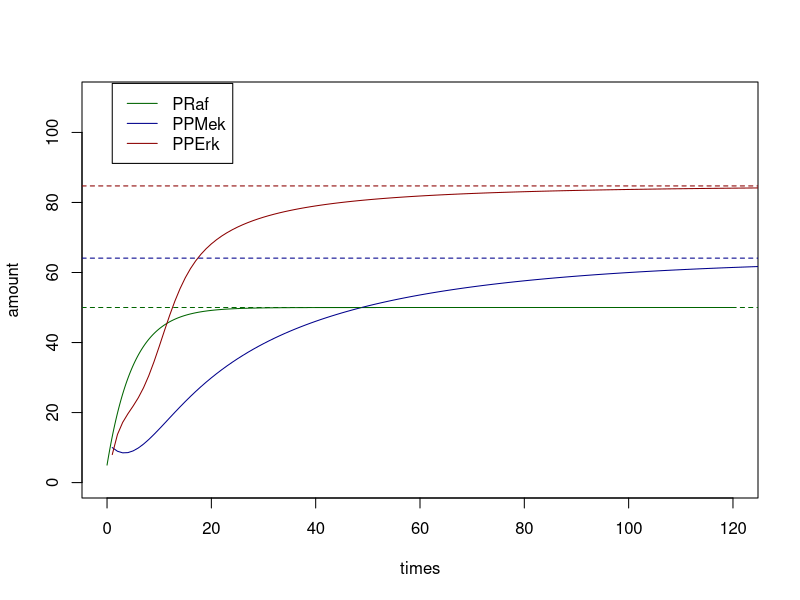
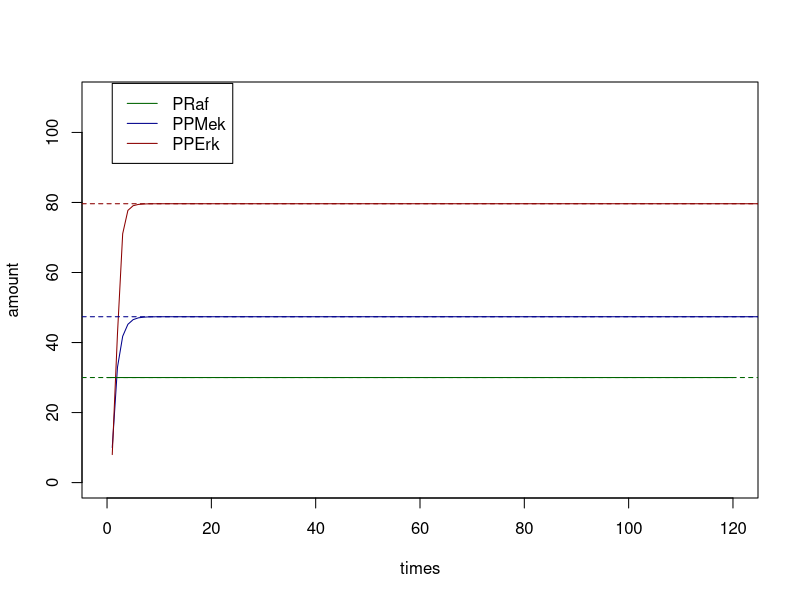
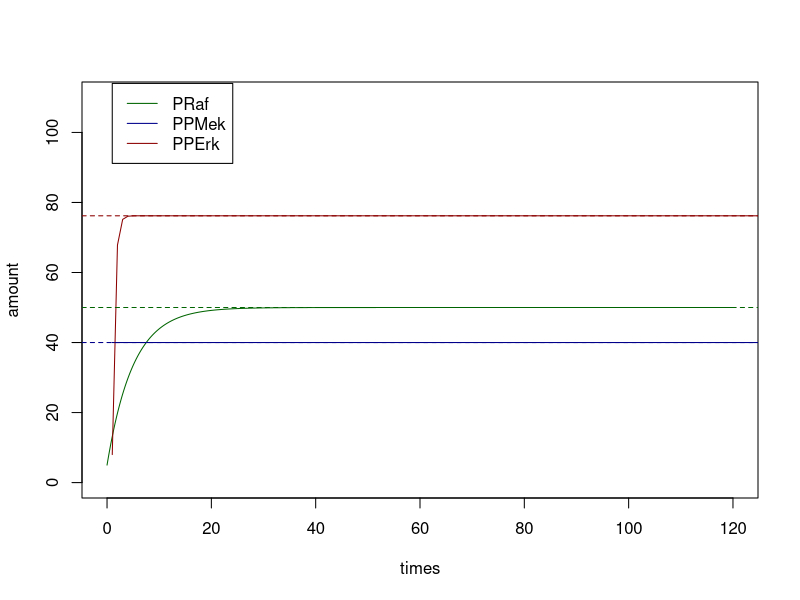
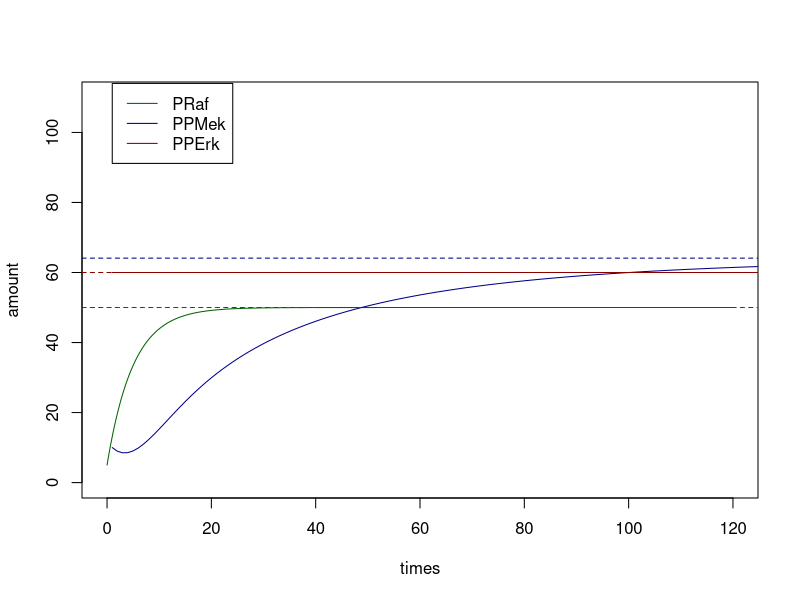
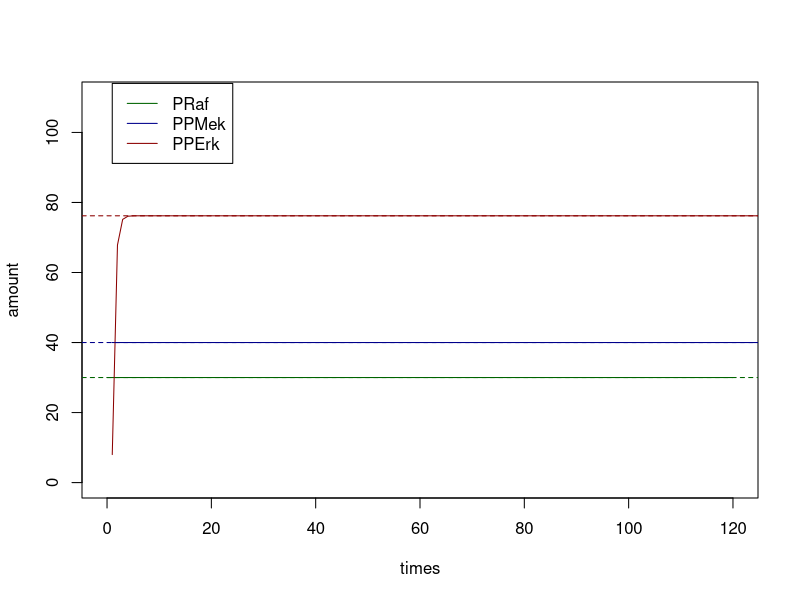
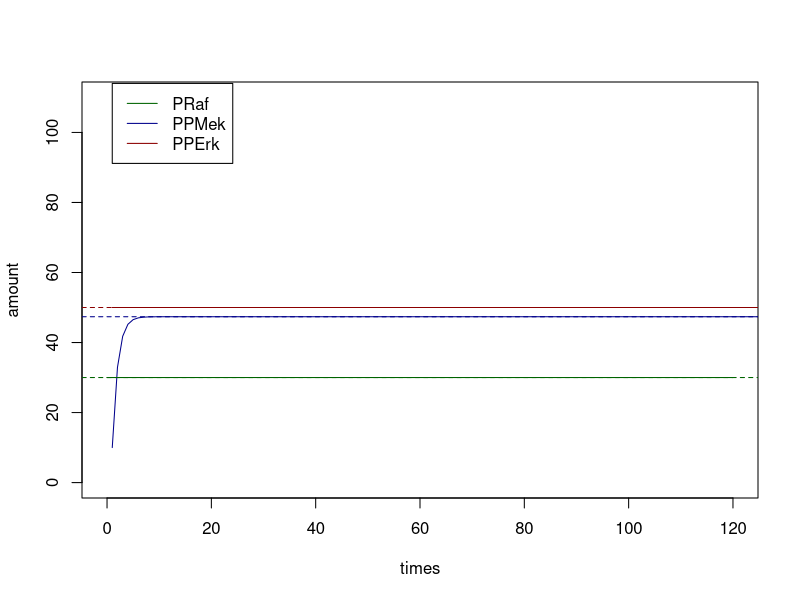
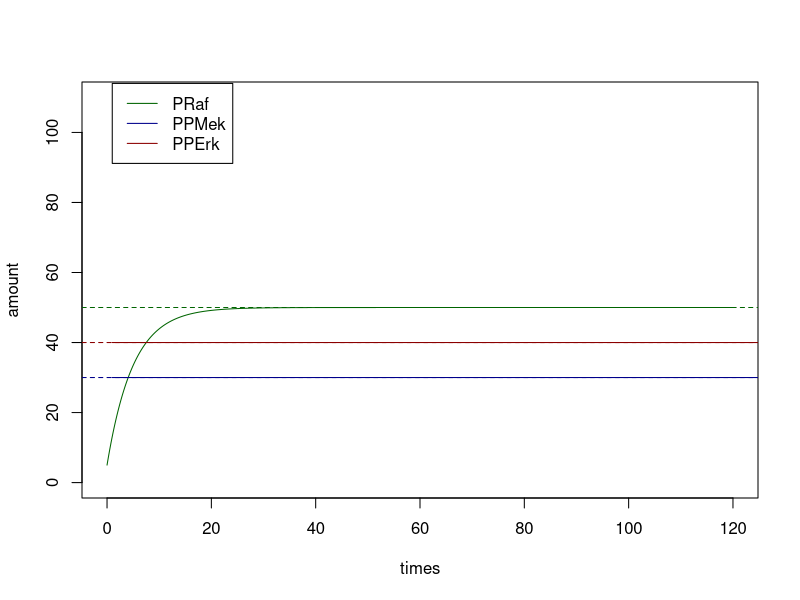
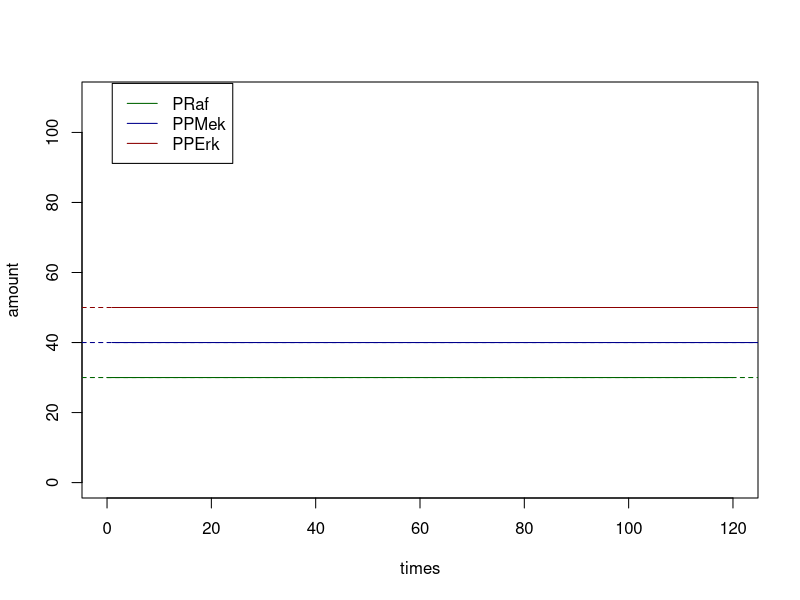

Here is the R script that generated these plots, in order:
## ---- chunk 1
suppressWarnings(suppressMessages(library(gdata)))
suppressMessages(suppressMessages(library(tibble)))
## ---- chunk 2
# define MAPK model
dE1 <- function(...) {
  0
}

dPRaf <- function(raf_activate, PRaf, E1, raf_deactivate, TRaf = 100, ...) {
  raf_activate * (TRaf-PRaf) * E1 - raf_deactivate * PRaf
}

dPPMek <- function(mek_activate, mek_deactivate, PRaf, PPMek, TMek = 100, ...) {
  (mek_activate ^ 2) * (PRaf ^ 2) * (TMek - PPMek) / mek_deactivate -       mek_activate * PRaf * PPMek -
    mek_deactivate * PPMek
}

dPPErk <- function(erk_activate, erk_deactivate, PPMek, PPErk, TErk = 100, ...) {
  (erk_activate ^ 2) * (PPMek ^ 2) * (TErk - PPErk) / erk_deactivate -      erk_activate * PPMek * PPErk -
    erk_deactivate * PPErk
}

# define initial rates
rates <- list(
  raf_activate = 0.1,
  raf_deactivate = 0.1,
  mek_activate = 0.1,
  mek_deactivate = 2.0,
  erk_activate = 0.1,
  erk_deactivate = 1.0
)

initial_states <- list(
  E1 = 1,
  PRaf = 5,
  PPMek = 10,
  PPErk = 8
)

times <- seq(0, 120, by = .1)
## ---- chunk 3
meta_model <- function(list_of_models, list_of_ds, rates, states, interventions = NULL) {
  innerRates <- rates
  innerStates <- states
  innerIntervention <- interventions
      
  # update states with interventions 
  if(!is.null(interventions)) {
    for(int in names(interventions)){
      innerStates[[int]] <- interventions[[int]]
    }
  }
  
  
  transition_function <- function(t, states = innerStates, rates = innerRates, interventions = innerIntervention) {
  # check that list_of_models and list_of_ds are of the same length
  # throw an error if otherwise
    if (length(list_of_models) != length(list_of_ds)) 
      stop("Number of functions do not match nubmer of deltas. Check your input.") 
    
    # update states with interventions 
    if(!is.null(interventions)) {
      for(int in names(interventions)){
        states[[int]] <- interventions[[int]]
      }
    }
    
    # calculate original d
    result <- list()
    var <- as.list(c(rates, states))
    for (i in list_of_models) {
      result <- c(result, (do.call(i, var)))
    }
    
    result <- structure(result, names=list_of_ds)
    
    # update intervention
    for (elem in names(interventions)) {
      result[[paste0("d", elem)]] <- 0
    }
    
    list(unlist(result))  
  }
  
  
  attr(transition_function, 'rates') <- as.list(rates)
  attr(transition_function, 'states') <- as.list(states)
  attr(transition_function, 'interventions') <- as.list(interventions)
  return(transition_function)
}
## ---- chunk 4
#before intervention
test_bi <- meta_model(c(dE1, dPRaf, dPPMek, dPPErk), c("dE1", "dPRaf", "dPPMek", "dPPErk"), rates, initial_states)
test_bi()

#after intervention
test_ai <- meta_model(c(dE1, dPRaf, dPPMek, dPPErk), c("dE1", "dPRaf", "dPPMek", "dPPErk"), rates, initial_states, interventions = list(PPMek = 40, PPErk = 30))
test_ai()
## ---- chunk 5
ode_sim_meta_model <- function(meta_model_object, initial_states, times, interventions = NULL) {
  # interventions <- attr(meta_model_object, "interventions")
  # update states with interventions 
  if(!is.null(interventions)) {
    for(int in names(interventions)){
      initial_states[[int]] <- interventions[[int]]
    }
  }
  initial_states <- structure(as.numeric(initial_states), names = names(initial_states))
  rates <- attr(meta_model_object, 'rates')
  rates <- structure(as.numeric(rates), names = names(rates))
  rates <- as.list(rates)
  as_tibble(
    as.data.frame(
      deSolve::ode(
        y = initial_states,
        times = times,
        func = meta_model_object,
        parms = rates
      )
    )
  )
}
## ---- chunk 6
# simulation on a model without intervention
ode_out_meta_model_bi <- ode_sim_meta_model(test_bi, initial_states, times)
head(ode_out_meta_model_bi)
# simulation on a model with intervention
ode_out_meta_model_ai <- ode_sim_meta_model(test_ai, initial_states, times, interventions = list(PPMek = 40, PPErk = 30))
head(ode_out_meta_model_ai)
## ---- chunk 7
mapk_ode_equilM <- function(states, rates, TRaf, TMek, TErk, interventions = NULL) {
  innerState <- states
  innerRate <- rates
  transition_f <- function(states = innerState, rates = innerRate) {

    with(as.list(c(states, rates)), {
      w3 <- raf_activate/raf_deactivate
      w2 <- mek_activate/mek_deactivate
      w1 <- erk_activate/erk_deactivate
      
      t3 <- TRaf
      t2 <- TMek
      t1 <- TErk
      
      if(!is.null(interventions$PRaf)) {
        k3 <- interventions$PRaf
      } else {
        u3 <- w3 * E1
        k3 <- t3 * (u3/(1+u3))      
      }
      
      if(!is.null(interventions$PPMek)) {
        k2 <- interventions$PPMek
      } else {
        u2 <- w2 * k3
        k2 <- t2 * ((u2^2)/(1 + u2 + u2^2))
      }
  
      if(!is.null(interventions$PPErk)) {
        k1 <- interventions$PPErk
      } else {
        u1 <- w1 * k2
        k1 <- t3 * ((u1^2)/(1 + u1 + u1^2))      
      }
  
      list("PRaf" = k3, "PPMek" = k2, "PPErk" = k1)
      
      })
    }
  return(transition_f)
  
}

intervention <- list(PPErk = 30)
# do(equil(M,X=x))
mapk_ode_equilM(states = initial_states, rates, TRaf = 100, TMek = 100, TErk = 100, intervention)()
## ---- chunk 8
g1 <- function(a) a / (1 + a )
g2 <- function(a) a^2 / (1 + a + a^2)

TRaf = 100
TMek = 100
TErk = 100

E1 <- initial_states$E1
Raf <- TRaf * g1(E1 * rates$raf_activate / rates$raf_deactivate)
Mek <- TMek * g2(Raf * rates$mek_activate / rates$mek_deactivate)
Erk <- TErk * g2(Mek * rates$erk_activate / rates$erk_deactivate)

steady_states <- list(Raf=Raf, Mek=Mek, Erk=Erk)
## ---- chunk 9
{plot(times, ode_out_meta_model_bi$PRaf, type='l', col='darkgreen', ylim=c(0, 110), ylab = 'amount')
lines(ode_out_meta_model_bi$PPMek, type='l', col='darkblue', ylim=c(0, 110))
lines(ode_out_meta_model_bi$PPErk, type='l', col='darkred', ylim=c(0, 110))
abline(h = Raf, col='darkgreen', lty=2)
abline(h = Mek, col='darkblue', lty=2)
abline(h = Erk, col='darkred', lty=2)
legend(1,114, legend = c("PRaf","PPMek","PPErk"), col = c('darkgreen','darkblue','darkred'), lty = 1)
}
## ---- chunk 10
# intervene on PRaf
# equil(do(M, X=x))
intervention_PRaf <- list(PRaf = 30)
test_ai_PRaf <- meta_model(c(dE1, dPRaf, dPPMek, dPPErk), c("dE1", "dPRaf", "dPPMek", "dPPErk"), rates, initial_states, interventions = intervention_PRaf)

ode_out_meta_model_ai_PRaf <- ode_sim_meta_model(test_ai_PRaf, initial_states, times, interventions = intervention_PRaf)

# do(equil(M, X = x))
do_equil_M_PRaf <- mapk_ode_equilM(states = initial_states, rates, TRaf = 100, TMek = 100, TErk = 100, intervention_PRaf)()


{plot(times, ode_out_meta_model_ai_PRaf$PRaf, type='l', col='darkgreen', ylim=c(0, 110), ylab = 'amount')
lines(ode_out_meta_model_ai_PRaf$PPMek, type='l', col='darkblue', ylim=c(0, 110))
lines(ode_out_meta_model_ai_PRaf$PPErk, type='l', col='darkred', ylim=c(0, 110))
abline(h = do_equil_M_PRaf$PRaf, col='darkgreen', lty=2)
abline(h = do_equil_M_PRaf$PPMek, col='darkblue', lty=2)
abline(h = do_equil_M_PRaf$PPErk, col='darkred', lty=2)
legend(1,114, legend = c("PRaf","PPMek","PPErk"), col = c('darkgreen','darkblue','darkred'), lty = 1)
}
## ---- chunk 11
# intervene on PPMek
# equil(do(M, X=x))
intervention_PPMek <- list(PPMek = 40)
test_ai_PPMek <- meta_model(c(dE1, dPRaf, dPPMek, dPPErk), c("dE1", "dPRaf", "dPPMek", "dPPErk"), rates, initial_states, interventions = intervention_PPMek)

ode_out_meta_model_ai_PPMek <- ode_sim_meta_model(test_ai_PPMek, initial_states, times, interventions = intervention_PPMek)

# do(equil(M, X = x))
do_equil_M_PPMek <- mapk_ode_equilM(states = initial_states, rates, TRaf = 100, TMek = 100, TErk = 100, intervention_PPMek)()


{plot(times, ode_out_meta_model_ai_PPMek$PRaf, type='l', col='darkgreen', ylim=c(0, 110), ylab = 'amount')
lines(ode_out_meta_model_ai_PPMek$PPMek, type='l', col='darkblue', ylim=c(0, 110))
lines(ode_out_meta_model_ai_PPMek$PPErk, type='l', col='darkred', ylim=c(0, 110))
abline(h = do_equil_M_PPMek$PRaf, col='darkgreen', lty=2)
abline(h = do_equil_M_PPMek$PPMek, col='darkblue', lty=2)
abline(h = do_equil_M_PPMek$PPErk, col='darkred', lty=2)
legend(1,114, legend = c("PRaf","PPMek","PPErk"), col = c('darkgreen','darkblue','darkred'), lty = 1)
}
## ---- chunk 12
# intervene on PPErk
# equil(do(M, X=x))
intervention_PPErk <- list(PPErk = 60)
test_ai_PPErk <- meta_model(c(dE1, dPRaf, dPPMek, dPPErk), c("dE1", "dPRaf", "dPPMek", "dPPErk"), rates, initial_states, interventions = intervention_PPErk)

ode_out_meta_model_ai_PPErk <- ode_sim_meta_model(test_ai_PPErk, initial_states, times, interventions = intervention_PPErk)

# do(equil(M, X = x))
do_equil_M_PPErk <- mapk_ode_equilM(states = initial_states, rates, TRaf = 100, TMek = 100, TErk = 100, intervention_PPErk)()


{plot(times, ode_out_meta_model_ai_PPErk$PRaf, type='l', col='darkgreen', ylim=c(0, 110), ylab = 'amount')
lines(ode_out_meta_model_ai_PPErk$PPMek, type='l', col='darkblue', ylim=c(0, 110))
lines(ode_out_meta_model_ai_PPErk$PPErk, type='l', col='darkred', ylim=c(0, 110))
abline(h = do_equil_M_PPErk$PRaf, col='darkgreen', lty=2)
abline(h = do_equil_M_PPErk$PPMek, col='darkblue', lty=2)
abline(h = do_equil_M_PPErk$PPErk, col='darkred', lty=2)
legend(1,114, legend = c("PRaf","PPMek","PPErk"), col = c('darkgreen','darkblue','darkred'), lty = 1)
}
## ---- chunk 13
# intervene on PRaf and PPMek
# calculate do(equil(M, X = x))

intervention_PRaf_PPMek <- list(PPMek = 40, PRaf = 30)
test_ai_PRaf_PPMek <- meta_model(c(dE1, dPRaf, dPPMek, dPPErk), c("dE1", "dPRaf", "dPPMek", "dPPErk"), rates, initial_states, interventions = intervention_PRaf_PPMek)
ode_out_meta_model_ai_PRaf_PPMek <- ode_sim_meta_model(test_ai_PRaf_PPMek, initial_states, times, interventions = intervention_PRaf_PPMek)

do_equil_M_PPMek_PRaf <- mapk_ode_equilM(states = initial_states, rates, TRaf = 100, TMek = 100, TErk = 100, intervention_PRaf_PPMek)()


{plot(times, ode_out_meta_model_ai_PRaf_PPMek$PRaf, type='l', col='darkgreen', ylim=c(0, 110), ylab = 'amount')
lines(ode_out_meta_model_ai_PRaf_PPMek$PPMek, type='l', col='darkblue', ylim=c(0, 110))
lines(ode_out_meta_model_ai_PRaf_PPMek$PPErk, type='l', col='darkred', ylim=c(0, 110))
abline(h = do_equil_M_PPMek_PRaf$PRaf, col='darkgreen', lty=2)
abline(h = do_equil_M_PPMek_PRaf$PPMek, col='darkblue', lty=2)
abline(h = do_equil_M_PPMek_PRaf$PPErk, col='darkred', lty=2)
legend(1,114, legend = c("PRaf","PPMek","PPErk"), col = c('darkgreen','darkblue','darkred'), lty = 1)
}
## ---- chunk 14
# intervene on PRaf and PPErk
# equil(do(M, X=x))
intervention_PRaf_PPErk <- list(PRaf = 30, PPErk = 50)
test_ai_PRaf_PPErk <- meta_model(c(dE1, dPRaf, dPPMek, dPPErk), c("dE1", "dPRaf", "dPPMek", "dPPErk"), rates, initial_states, interventions = intervention_PRaf_PPErk)

ode_out_meta_model_ai_PRaf_PPErk <- ode_sim_meta_model(test_ai_PRaf_PPErk, initial_states, times, interventions = intervention_PRaf_PPErk)

# do(equil(M, X = x))
do_equil_M_PRaf_PPErk <- mapk_ode_equilM(states = initial_states, rates, TRaf = 100, TMek = 100, TErk = 100, intervention_PRaf_PPErk)()


{plot(times, ode_out_meta_model_ai_PRaf_PPErk$PRaf, type='l', col='darkgreen', ylim=c(0, 110), ylab = 'amount')
lines(ode_out_meta_model_ai_PRaf_PPErk$PPMek, type='l', col='darkblue', ylim=c(0, 110))
lines(ode_out_meta_model_ai_PRaf_PPErk$PPErk, type='l', col='darkred', ylim=c(0, 110))
abline(h = do_equil_M_PRaf_PPErk$PRaf, col='darkgreen', lty=2)
abline(h = do_equil_M_PRaf_PPErk$PPMek, col='darkblue', lty=2)
abline(h = do_equil_M_PRaf_PPErk$PPErk, col='darkred', lty=2)
legend(1,114, legend = c("PRaf","PPMek","PPErk"), col = c('darkgreen','darkblue','darkred'), lty = 1)
}
## ---- chunk 15
# intervene on PPMek and PPErk
# equil(do(M, X=x))
intervention_PPMek_PPErk <- list(PPMek = 30, PPErk = 40)
test_ai_PPMek_PPErk <- meta_model(c(dE1, dPRaf, dPPMek, dPPErk), c("dE1", "dPRaf", "dPPMek", "dPPErk"), rates, initial_states, interventions = intervention_PPMek_PPErk)

ode_out_meta_model_ai_PPMek_PPErk <- ode_sim_meta_model(test_ai_PPMek_PPErk, initial_states, times, interventions = intervention_PPMek_PPErk)

# do(equil(M, X = x))
do_equil_M_PPMek_PPErk <- mapk_ode_equilM(states = initial_states, rates, TRaf = 100, TMek = 100, TErk = 100, intervention_PPMek_PPErk)()


{plot(times, ode_out_meta_model_ai_PPMek_PPErk$PRaf, type='l', col='darkgreen', ylim=c(0, 110), ylab = 'amount')
lines(ode_out_meta_model_ai_PPMek_PPErk$PPMek, type='l', col='darkblue', ylim=c(0, 110))
lines(ode_out_meta_model_ai_PPMek_PPErk$PPErk, type='l', col='darkred', ylim=c(0, 110))
abline(h = do_equil_M_PPMek_PPErk$PRaf, col='darkgreen', lty=2)
abline(h = do_equil_M_PPMek_PPErk$PPMek, col='darkblue', lty=2)
abline(h = do_equil_M_PPMek_PPErk$PPErk, col='darkred', lty=2)
legend(1,114, legend = c("PRaf","PPMek","PPErk"), col = c('darkgreen','darkblue','darkred'), lty = 1)
}
## ---- chunk 16
# intervene on PRaf, PPMek and PPErk b/c why not
# equil(do(M, X=x))
intervention_PRaf_PPMek_PPErk <- list(PRaf = 30, PPMek = 40, PPErk = 50)
test_ai_PRaf_PPMek_PPErk <- meta_model(c(dE1, dPRaf, dPPMek, dPPErk), c("dE1", "dPRaf", "dPPMek", "dPPErk"), rates, initial_states, interventions = intervention_PRaf_PPMek_PPErk)

ode_out_meta_model_ai_PRaf_PPMek_PPErk <- ode_sim_meta_model(test_ai_PRaf_PPMek_PPErk, initial_states, times, interventions = intervention_PRaf_PPMek_PPErk)

# do(equil(M, X = x))
do_equil_M_PRaf_PPMek_PPErk <- mapk_ode_equilM(states = initial_states, rates, TRaf = 100, TMek = 100, TErk = 100, intervention_PRaf_PPMek_PPErk)()


{plot(times, ode_out_meta_model_ai_PRaf_PPMek_PPErk$PRaf, type='l', col='darkgreen', ylim=c(0, 110), ylab = 'amount')
lines(ode_out_meta_model_ai_PRaf_PPMek_PPErk$PPMek, type='l', col='darkblue', ylim=c(0, 110))
lines(ode_out_meta_model_ai_PRaf_PPMek_PPErk$PPErk, type='l', col='darkred', ylim=c(0, 110))
abline(h = do_equil_M_PRaf_PPMek_PPErk$PRaf, col='darkgreen', lty=2)
abline(h = do_equil_M_PRaf_PPMek_PPErk$PPMek, col='darkblue', lty=2)
abline(h = do_equil_M_PRaf_PPMek_PPErk$PPErk, col='darkred', lty=2)
legend(1,114, legend = c("PRaf","PPMek","PPErk"), col = c('darkgreen','darkblue','darkred'), lty = 1)
}
## ---- chunk 17


# intervene on PPMek and PPErk
# equil(do(M, X=x))
intervention_experiment_1a <- list(PRaf = 49.9977)

test_ai_experiment1a <- meta_model(c(dE1, dPRaf, dPPMek, dPPErk),
                                   c("dE1", "dPRaf", "dPPMek", "dPPErk"),
                                   rates, initial_states,
                                   interventions = intervention_experiment_1a)

out_meta_model_ai_experiment_1a <- ode_sim_meta_model(test_ai_experiment1a,
                                                      initial_states, times,
                                                      interventions = intervention_experiment_1a)

# do(equil(M, X = x))
do_equil_experiment_1a <- mapk_ode_equilM(states = initial_states, rates,
                                          TRaf = 100, TMek = 100, TErk = 100,
                                          intervention_experiment_1a)()



plot(times, out_meta_model_ai_experiment_1a$PRaf, type = 'l', col = 'darkgreen', ylim = c(0, 110), ylab = 'amount')
  lines(out_meta_model_ai_experiment_1a$PPMek, type= 'l', col = 'darkblue', ylim = c(0, 110))
  lines(out_meta_model_ai_experiment_1a$PPErk, type= 'l', col = 'darkred', ylim = c(0, 110))
  abline(h = do_equil_experiment_1a$PRaf, col = 'darkgreen', lty = 2)
  abline(h = do_equil_experiment_1a$PPMek, col = 'darkblue', lty = 2)
  abline(h = do_equil_experiment_1a$PPErk, col = 'darkred', lty = 2)
  legend(1,114, legend = c("PRaf","PPMek","PPErk"), col = c('darkgreen','darkblue','darkred'), lty = 1)

do_equil_experiment_1a
## ---- chunk 18
